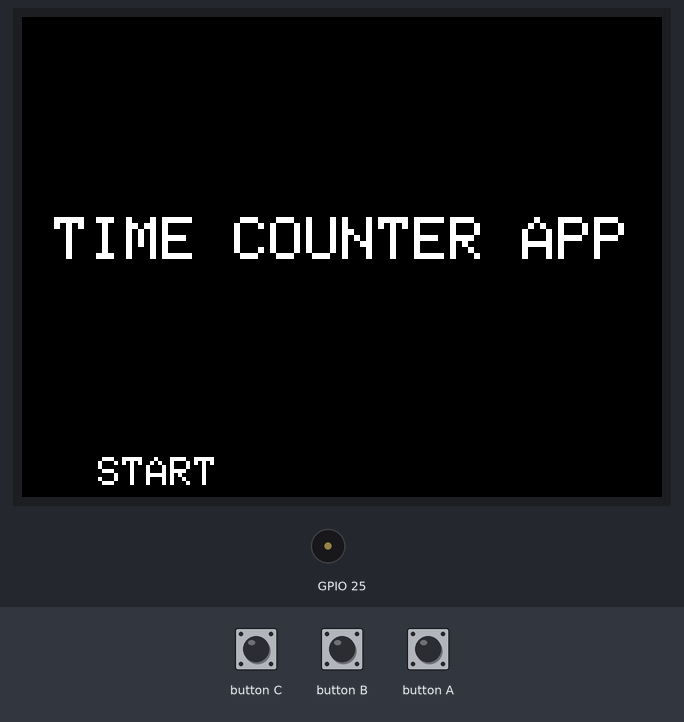
The program below on a simulated ESP32. On the bench: 320×240 colour display, buzzer (waves = sounding). The inputs (shaded band) are chosen by the test bench.

Above: at 1.3 s.
1.4 s: button A pressed for 0.15 s
At 2.2 s:
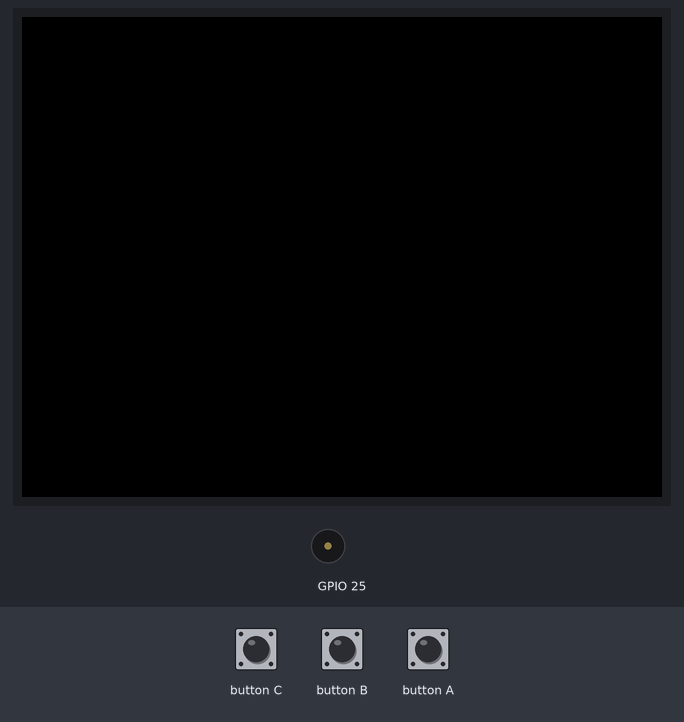
4.5 s: button C pulsed LOW 5 times (0.12 s each, 0.3 s apart)
8.1 s: button C pressed for 0.15 s
At 8.9 s:
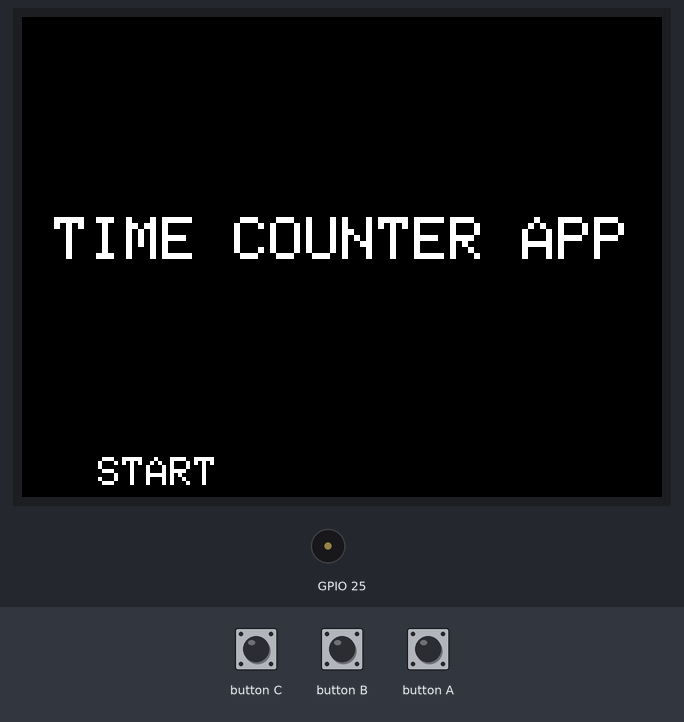
9.7 s: button A pressed for 1 s
At 11.1 s:
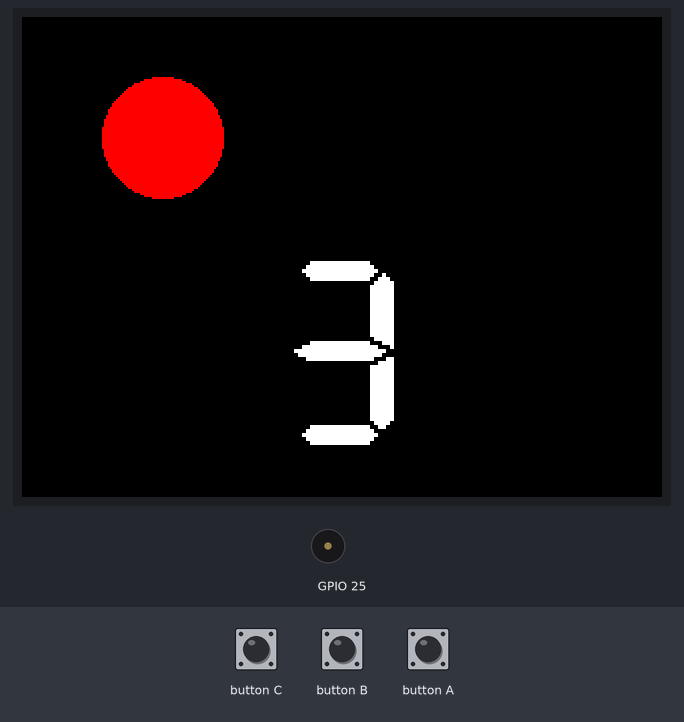
11.3 s: button B pressed for 3.2 s
At 15.01 s:
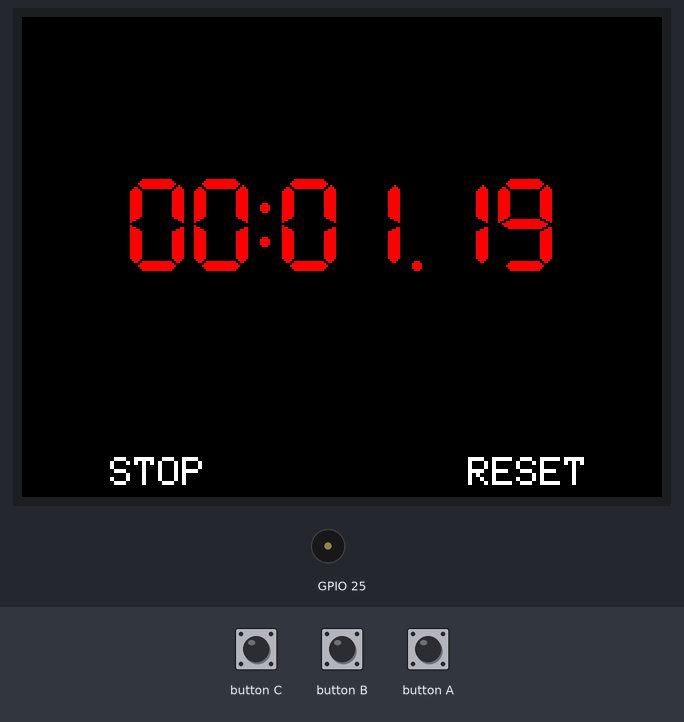
15.1 s: button A pressed for 0.15 s
At 15.9 s:
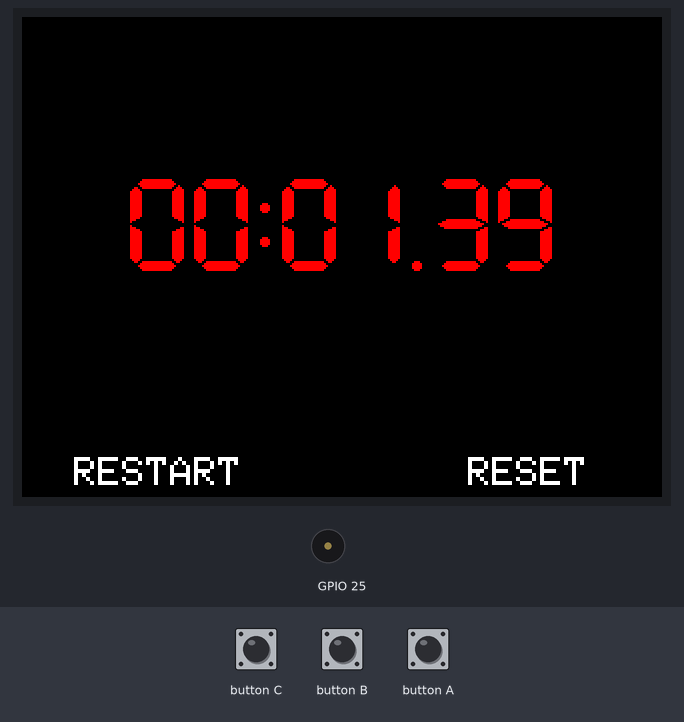
Timing chart, 0 to 17.7 s (numbered marks = the images above; inputs shaded):
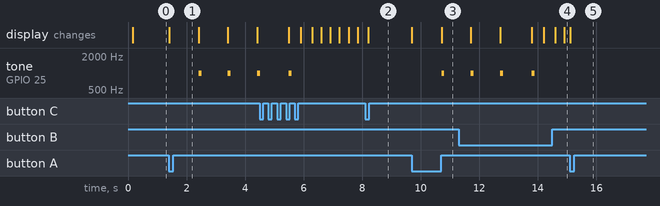

Measured:
- after the input at 1.4 s, tone on GPIO 25: alternates 1000 Hz for 0.10 s and silent for 0.90 s, starting after 1.0 s; the display: changes at once (image 1)
- after the input at 8.1 s, the display: changes after 0.11 s (image 2)
- after the input at 9.7 s, tone on GPIO 25: silent → 1000 Hz after 1.0 s, → silent 0.10 s later; the display: first changes at once (image 3 shows a later state)
- after the input at 15.1 s, the display: changes at once (image 5)

The program:

main.cpp
```cpp
#include <M5Stack.h>

const int beep_volume = 3;

unsigned long current_time;
unsigned long start_time;
unsigned long count_time;
unsigned long buttun_push_time;

int count_state = 0;

const int initial_state = 0;
const int countdown_state = 1;
const int countup_state = 2;
const int countstop_state = 3;

int countstop_time = 0;
int countstop_enable_time = 0;
int countstop_disable_time = 0;

int mm;
int ss;
int ms;

const int countdown_xpos = 128;
const int countdown_ypos = 120;

const int signal_xpos = 160;
const int signal_ypos = 60;
const int signal_size = 30;

void beep(int beepTime) {
  M5.Speaker.beep();
  delay(beepTime);
  M5.Speaker.mute();
}

void btnAdisplayText(String text) {
  M5.Lcd.setTextColor(WHITE, BLACK);
  M5.Lcd.setTextDatum(1);
  M5.Lcd.setTextFont(1);
  M5.Lcd.setTextSize(2);
  M5.Lcd.drawString(text, 68, 220);
}

void btnCdisplayText(String text) {
  M5.Lcd.setTextColor(WHITE, BLACK);
  M5.Lcd.setTextDatum(1);
  M5.Lcd.setTextFont(1);
  M5.Lcd.setTextSize(2);
  M5.Lcd.drawString(text, 253, 220);
}

void drawStartDisplay() {
  M5.Lcd.setTextColor(WHITE, BLACK);
  M5.Lcd.setTextDatum(1);
  M5.Lcd.setTextFont(1);
  M5.Lcd.setTextSize(3);
  M5.Lcd.drawString("TIME COUNTER APP", 160, 100);
  btnAdisplayText("START");
}

void drawCountdownDisplay(int time) {
  M5.Lcd.setTextColor(WHITE, BLACK);
  M5.Lcd.setTextDatum(1);
  M5.Lcd.setTextFont(7);
  M5.Lcd.setTextSize(2);
  M5.Lcd.drawString(String(time), 160, 120);
}

void drawTimeDisplay(unsigned long time) {
  M5.Lcd.setTextSize(1);
  M5.Lcd.setCursor(52, 80, 7);
  M5.Lcd.setTextColor(RED, BLACK);
  // time calculation
  mm = (time / 60000);
  ss = (time / 1000) % 60;
  ms = (time % 1000) / 10;
  // time display
  if (mm < 10) {
    M5.Lcd.print("0" + String(mm));
  } else {
    M5.Lcd.print(mm);
  }
  M5.Lcd.print(":");
  if (ss < 10) {
    M5.Lcd.print("0" + String(ss));
  } else {
    M5.Lcd.print(ss);
  }
  M5.Lcd.print(".");
  M5.Lcd.print(ms);
}

void resetCount() {
  countstop_time = 0;
  count_state = initial_state;
  count_time = countstop_state;
  M5.Lcd.fillScreen(TFT_BLACK);
  drawStartDisplay();
}

void setup() {
  M5.begin();
  M5.Speaker.begin();
  M5.Speaker.setVolume(beep_volume);
}

void loop() {
  M5.update();
  current_time = millis();

  if (M5.BtnA.wasPressed() && count_state == initial_state) {
    count_state = countdown_state;
    count_time = 3;
    buttun_push_time = current_time;
    M5.Lcd.fillScreen(TFT_BLACK);
  }

  // timer stop
  if (M5.BtnA.wasPressed() && count_state == countup_state) {
    countstop_enable_time = current_time;
    count_state = countstop_state;
    btnAdisplayText("RESTART");
    btnCdisplayText("RESET");
  } else if (M5.BtnA.wasPressed() && count_state == countstop_state) {
    count_state = countup_state;
    countstop_disable_time = current_time;
    countstop_time =
        countstop_disable_time - countstop_enable_time + countstop_time;
    M5.Lcd.fillScreen(TFT_BLACK);
  }

  if (M5.BtnC.wasPressed() && count_state == countup_state) {
    resetCount();
  }

  if (M5.BtnC.wasPressed() && count_state == countstop_state) {
    resetCount();
  }

  switch (count_state) {
    case initial_state:
      drawStartDisplay();
      break;
    case countdown_state:
      if (current_time == buttun_push_time + 1000) {
        M5.Lcd.fillCircle(70, signal_ypos, signal_size, RED);
        drawCountdownDisplay(count_time);
        beep(100);

      } else if (current_time == buttun_push_time + 2000) {
        M5.Lcd.fillCircle(160, signal_ypos, signal_size, RED);
        drawCountdownDisplay(--count_time);
        beep(100);

      } else if (current_time == buttun_push_time + 3000) {
        M5.Lcd.fillCircle(250, signal_ypos, signal_size, RED);
        drawCountdownDisplay(--count_time);
        beep(100);

      } else if (current_time == buttun_push_time + 4000) {
        start_time = current_time;
        M5.Lcd.fillScreen(TFT_BLACK);
        M5.Lcd.setTextColor(GREEN, BLACK);
        M5.Lcd.setTextDatum(1);
        M5.Lcd.setTextFont(1);
        M5.Lcd.setTextSize(7);
        M5.Lcd.drawString(" START!!", 160, 80);
        beep(400);

        M5.Lcd.fillScreen(TFT_BLACK);
        count_state = countup_state;
      }
      break;

    case countup_state:
      count_time = current_time - start_time;
      count_time -= countstop_time;
      btnAdisplayText("STOP");
      btnCdisplayText("RESET");
      drawTimeDisplay(count_time);
      break;

    case countstop_state:
      drawTimeDisplay(count_time);
      break;

    default:
      break;
  }
}
```
